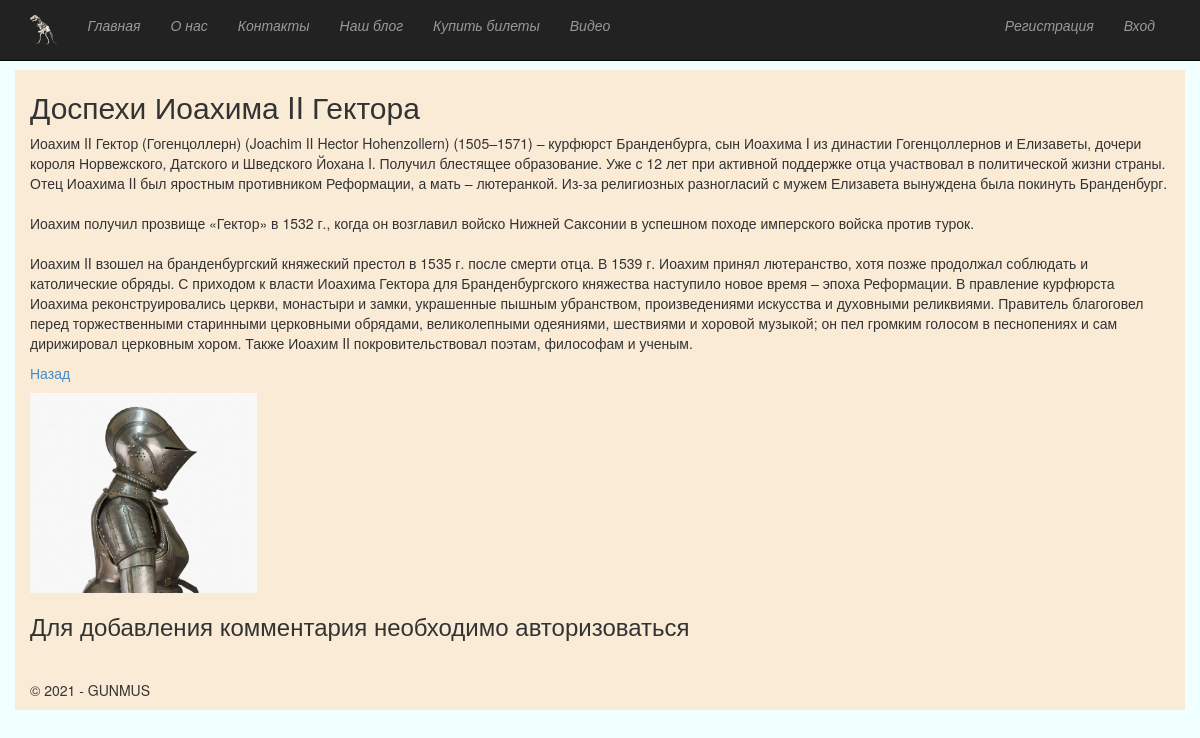
Page /2/ on the committed database.
### app/models.py (models this page shows, shortened)
class Blog(models.Model):
    title = models.CharField(max_length = 100, unique_for_date = "posted", verbose_name = "Заголовок")
    description = models.TextField(verbose_name = "Краткое содержание")
    content = models.TextField(verbose_name = "Полное содержание")
    posted = models.DateTimeField(default = datetime.now(), db_index = True, verbose_name = "Опубликован")
    author = models.ForeignKey(User, null=True, blank=True, on_delete = models.SET_NULL, verbose_name = "Автор")
    image = models.FileField(default = 'temp.jpg', verbose_name = "Путь к картинке")
    class Meta:
        db_table = "Posts"
        ordering = ["-posted"]
        verbose_name = "Пост"
        verbose_name_plural = "Пост"

### app/views.py (the view)
# urls.py: url(r'^(?P<parametr>\d+)/$', app.views.blogpost, name='blogpost'),
def blogpost(request, parametr):
    post_1 = Blog.objects.get(id=parametr)
    comments = Comment.objects.filter(post=parametr)
    if request.method == "POST":
        form = CommentForm(request.POST)
        if form.is_valid():
            comment_f = form.save(commit=False)
            comment_f.author = request.user
            comment_f.date = datetime.now()
            comment_f.post = Blog.objects.get(id=parametr)
            comment_f.save()
            return redirect('blogpost', parametr=post_1.id)
    else:
        form = CommentForm()
    assert isinstance(request, HttpRequest)
    return render(
        request,
        'app/blogpost.html',
        {
            'post_1': post_1,
            'comments': comments,
            'form': form,
            'year':datetime.now().year,
        }
    )

### app/templates/app/blogpost.html (shortened to what this page needs)
﻿{% extends "app/layout.html" %}
{% block content %}
<h2> {{post_1.title}} </h2>
<p> {{post_1.content|linebreaksbr}} </p>
<p><a href="{% url 'blog' %} ">Назад</a></p>
{% if post_1.image and post_1.image.url != '/media/temp.jpg' %}
   <img src="{{ post_1.image.url }}" alt="Картинка" widht="300" height="200"/>
{% endif %}
{% if user.is_authenticated  %}
    <h3>Добавить комментарий</h3>
    <form method="POST">{% csrf_token %}
    <div>
        {{form.as_p}}
        <button type ="submit" class="save btn btn-default">Отправить комментарий </button>
    </div>
    </form>
{% else %}
    <h3> Для добавления комментария необходимо авторизоваться</h3>
{% endif %}
{% endblock %}

### app/static/app/content/site.css (style rules this page uses)
body { padding-top: 50px; padding-bottom: 20px; }

### rows in the picture
Blog: title "Доспехи Иоахима II Гектора", content "Иоахим II Гектор (Гогенцоллерн) (Joachim II Hector Hohenzollern) (1505–1571) – курфюрст Бранденбурга, сын Иоахима I из династии Гогенцоллернов и Елизаветы, дочери короля Норвежского, Датского и Шведского Йохана I. Получил блестящее образование. Уже с 12 лет при активной поддержке отца участвовал в политической жизни страны. Отец Иоахима II был яростным противником Реформации, а мать – лютеранкой. Из-за религиозных разногласий с мужем Елизавета вынуждена была покинуть Бранденбург. Иоахим получил прозвище «Гектор» в 1532 г., когда он возглавил войско Нижней Саксонии в успешном походе имперского войска против турок. Иоахим II взошел на бранденбургский княжеский престол в 1535 г. после смерти…", image (picture)
